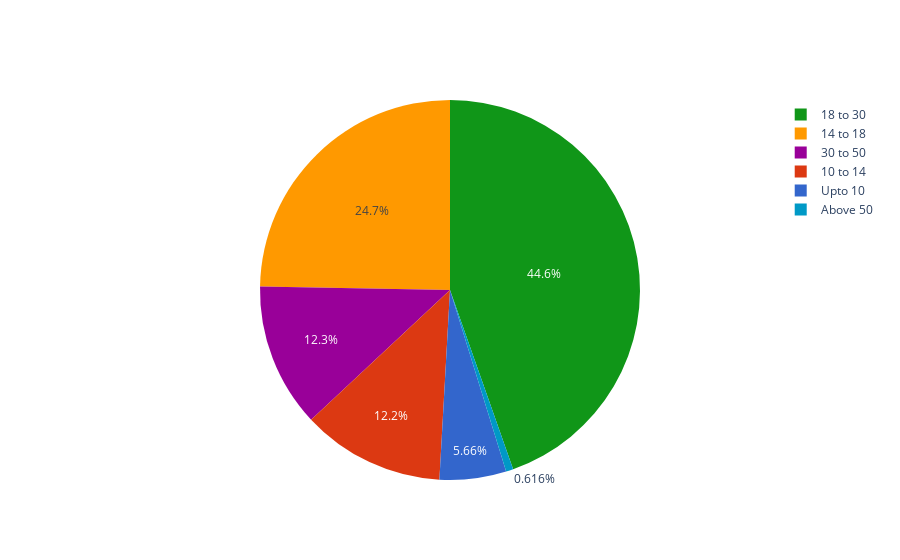

Notebook code cell kept with this figure:
### Code cell
age_grp = ['Upto 10','10 to 14','14 to 18','18 to 30','30 to 50','Above 50']
age_group_vals = [upto_10,ten_to_14,fourteen_to_18,eighteen_to_30,thirty_to_50,above_50]

fig = go.Figure(data=[go.Pie(labels=age_grp, values=age_group_vals,sort=True,
                            marker=dict(colors=px.colors.qualitative.G10),textfont_size=12)])

fig.show()

### Figure 1 — Plotly figure (JSON) as saved in the notebook; plotly's stock layout.template omitted (floating-point values rounded to 4 significant figures)
{"data": [{"labels": ["Upto 10", "10 to 14", "14 to 18", "18 to 30", "30 to 50", "Above 50"], "marker": {"colors": ["#3366CC", "#DC3912", "#FF9900", "#109618", "#990099", "#0099C6", "#DD4477", "#66AA00", "#B82E2E", "#316395"]}, "sort": true, "textfont": {"size": 12}, "type": "pie", "values": [239, 513, 1042, 1882, 517, 26]}], "layout": {"autosize": true}}
